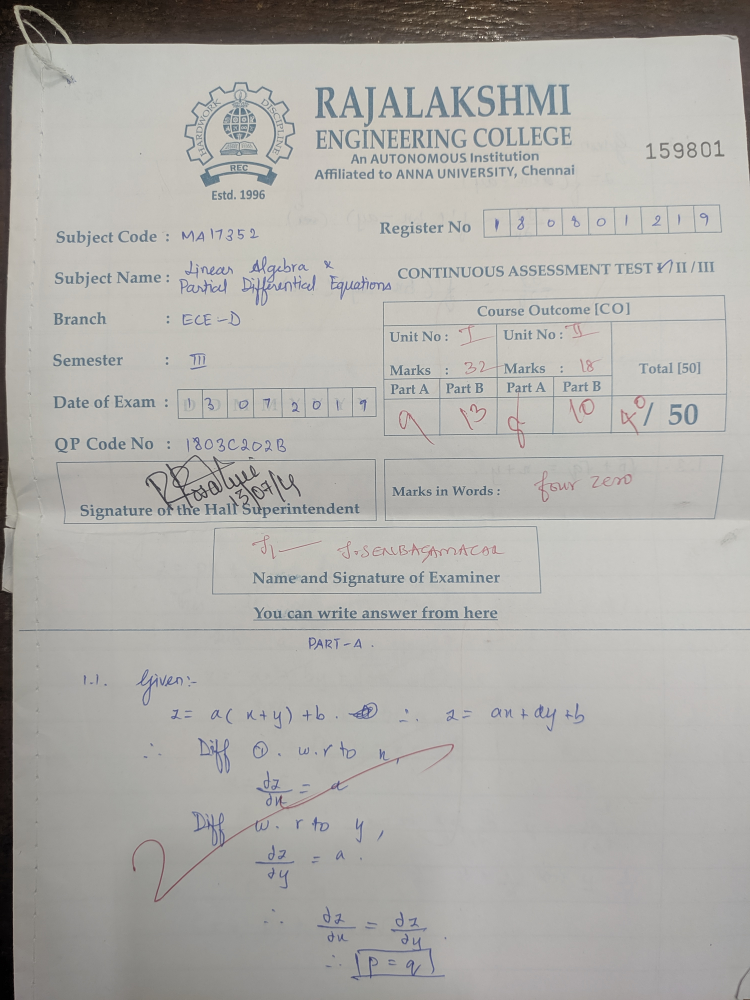
#> input picture data/raw_image.jpg, 3000 x 4000 px, found by its file name (shown at 1/4 size)
$ jupyter execute 'Mark Automater.ipynb'
#> lines starting #> are read from the running program, lines starting #| are printed output that depends on the picture; after the words box and inside, x2 and y2 are one past the last pixel; in counts of white or black regions, pixels touching at a corner belong together
[cell 1]
import cv2
import pytesseract
import matplotlib.pyplot as plt
from PIL import Image

[cell 2]
image = cv2.imread('raw_image.jpg',3)
#> image is the input picture: shape (4000, 3000, 3); mean B, G, R 169.4, 173.5, 175

[cell 3]
plt.imshow(image)
plt.show()

[cell 4]
y=1836
x=2000
h=240
w=600
crop = image[y:y+h, x:x+w]
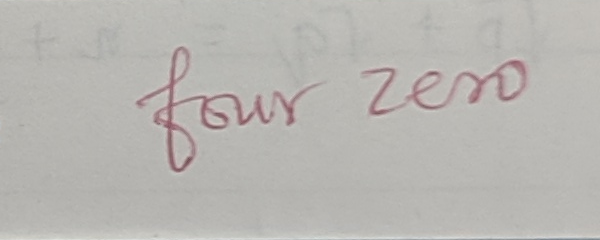
#> crop: shape (240, 600, 3); mean B, G, R 178.2, 182.1, 184.4
plt.imshow(crop)
plt.show()

[cell 5]
gray = cv2.cvtColor(crop,cv2.COLOR_BGR2GRAY)
plt.imshow(gray)
plt.show()

[cell 6]
t , binary = cv2.threshold(gray,160,255,cv2.THRESH_BINARY)
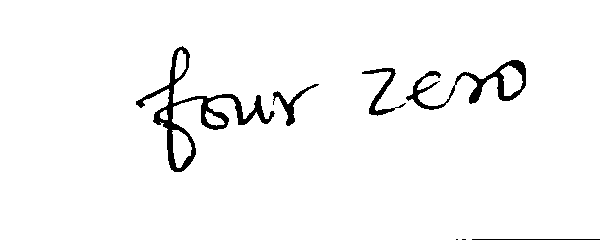
#> binary: shape (240, 600); 96.7% white; 7 black regions (2 under 20 px), largest, box (x1, y1, x2, y2) and area: (136, 46, 275, 172) 2414, (406, 60, 526, 110) 1335, (362, 68, 406, 116) 453, (273, 84, 319, 126) 371, (472, 239, 600, 240) 128
plt.imshow(binary)
plt.show()

[cell 7]
cv2.imwrite('crop.jpg',binary)
#> Out = True

[cell 8]
print(pytesseract.image_to_string(Image.open('crop.jpg')))
#> (this line was passed over: pytesseract is not available in this run)
